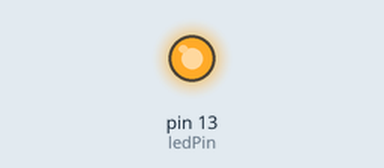
Simulated run of this sketch. Board: Arduino Uno, built with avr-gcc and run on an emulated ATmega328P. Parts: output pins drawn as LEDs (lit = HIGH).

Above: at 0.1 s.
At 65.5 s:
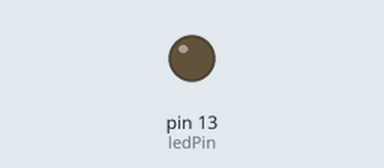
Timing chart, 0 to 67.0 s (numbered marks = the images above):
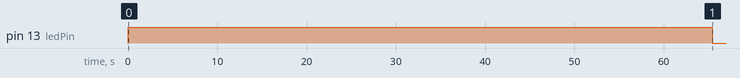

The sketch:

arduino.ino
```cpp
int ledPin = 13;
int ledLevel = LOW;

//
// Pins where the CCD board is connected to the Arduino
//
int base = 46;
int CLK = base+1;
int SW = base+3;
int CP = base+4;
int RS = base+5;
int SH1 = base+6;
int SH2 = base+2;
int SH3 = base;

int OS1 = A0;
int OS2 = A1;
int OS3 = A3;

void setup() {
    pinMode(ledPin, OUTPUT);

    pinMode(CLK, OUTPUT);
    pinMode(SW, OUTPUT);
    pinMode(CP, OUTPUT);
    pinMode(RS, OUTPUT);
    pinMode(SH1, OUTPUT);
    pinMode(SH2, OUTPUT);
    pinMode(SH3, OUTPUT);

    pinMode(OS1, INPUT);
    pinMode(OS2, INPUT);
    pinMode(OS3, INPUT);
}

//
// line clamp mode
// TCD2905D datasheet page 8
//
// one line readout period has 10878 peaks
int dummy1 = 64;
int signal = 10800;
int dummy2 = 14;
int pixels = dummy1 + signal + dummy2;

// timing in nanoseconds (ns)
int RS_pulseWidth = 3; // typical: 100 ns
int OS_settleTime = 0; // typical: 100 ns
int CLK_pulseWidth = 6; // typical: 1000 ns
int SH_pulseWidth = 6; // typical: 5000 ns

int half = (CLK_pulseWidth-RS_pulseWidth)/2;

void loop() {
  ledLevel = ledLevel xor 1;
  digitalWrite(ledPin, ledLevel);

  digitalWrite(SH1, HIGH);
  digitalWrite(SH2, HIGH);
  digitalWrite(SH3, HIGH);
  digitalWrite(CLK, HIGH);
  digitalWrite(RS, LOW);
  digitalWrite(CP, HIGH);
  digitalWrite(SW, LOW);

  delay(SH_pulseWidth);

  digitalWrite(SH1, LOW);
  digitalWrite(SH2, LOW);
  digitalWrite(SH3, LOW);
  digitalWrite(CP, LOW);

  int clock = HIGH;
  for (int P=0; P < pixels; P++) {
    //
    // invert clock
    // with every clock inversion another value is kicked out of the CCD
    //
    clock = clock xor 1;
    digitalWrite(CLK, clock);

//    delay(OS_settleTime);
    // read analog data
    // analogRead(OS1);
    // analogRead(OS2);
    // analogRead(OS3);

    delay(3);

    //
    // reset pulse
    // depletes the current value's capacitor
    //
    digitalWrite(RS, HIGH);
    delay(3);
    digitalWrite(RS, LOW);
    }
}
```

Measured:
- by itself, pin 13 (ledPin): LOW → HIGH at 0.00 s, → LOW 65.5 s later
